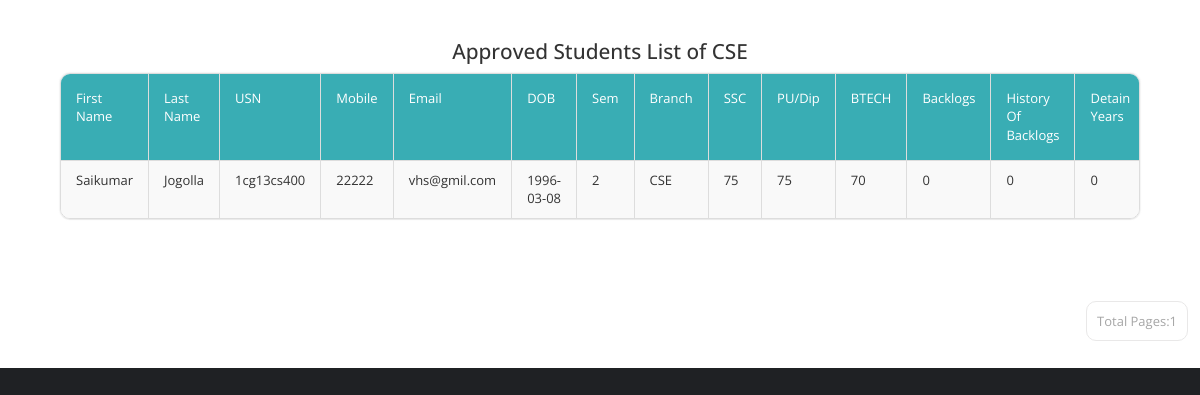
The app's page /PProfile/cse.php (signed in) with its own data.
### tables this page shows
CREATE TABLE IF NOT EXISTS `basicdetails` (
  `Id` int(11) NOT NULL AUTO_INCREMENT,
  `FirstName` varchar(25) NOT NULL,
  `LastName` varchar(25) NOT NULL,
  `USN` varchar(10) NOT NULL,
  `Mobile` bigint(11) NOT NULL,
  `Email` varchar(255) NOT NULL,
  `DOB` date NOT NULL,
  `Sem` int(11) NOT NULL,
  `Branch` varchar(15) NOT NULL,
  `SSLC` float NOT NULL,
  `PU/Dip` float NOT NULL,
  `BE` float NOT NULL,
  `Backlogs` int(11) NOT NULL,
  `HofBacklogs` tinyint(1) NOT NULL,
  `DetainYears` int(11) NOT NULL,
  `Approve` tinyint(1) NOT NULL DEFAULT '0',
  `ApprovalDate` date NOT NULL,
  PRIMARY KEY (`Id`,`USN`),
  UNIQUE KEY `USN` (`USN`,`Mobile`,`Email`)
);

### PProfile/cse.php (the view, shortened to what this page needs)
<!DOCTYPE html>
<html lang="en">
  <head>
    <link href="css/font-awesome.min.css" rel="stylesheet">
    <link href="css/bootstrap.min.css" rel="stylesheet">
    <link href="css/templatemo-style.css" rel="stylesheet">
  </head>
  <body>
  <div class="bg">
  <div class="templatemo-content-container">
 <center><h2>Approved Students List of CSE</h2></center>
          <div class="templatemo-content-widget no-padding">
            <div class="panel panel-default table-responsive">
			<table class="table table-striped table-bordered templatemo-user-table">
                <thead>
                  <tr>
                    <td><a class="white-text templatemo-sort-by">First Name </a></td>
                    <td><a  class="white-text templatemo-sort-by">Last Name </a></td>
                    <td><a  class="white-text templatemo-sort-by">USN </a></td>
                    <td><a  class="white-text templatemo-sort-by">Mobile </a></td>
					   <td><a  class="white-text templatemo-sort-by">Email </a></td>
                       <td><a  class="white-text templatemo-sort-by">DOB</a></td>
   <td><a  class="white-text templatemo-sort-by">Sem </a></td>
   <td><a  class="white-text templatemo-sort-by">Branch </a></td>
   <td><a  class="white-text templatemo-sort-by">SSC </a></td>
   <td><a  class="white-text templatemo-sort-by">PU/Dip </a></td>
			      <td><a  class="white-text templatemo-sort-by">BTECH </a></td>
			      <td><a  class="white-text templatemo-sort-by">Backlogs </a></td>
				     <td><a class="white-text templatemo-sort-by">History Of Backlogs </a></td>
				     <td><a  class="white-text templatemo-sort-by">Detain Years </a></td>
				  </thead>
 <?php
$num_rec_per_page=2;
if (isset($_GET["page"])) { $page  = $_GET["page"]; } else { $page=1; };
$start_from = ($page-1) * $num_rec_per_page;
$sql = "SELECT * FROM basicdetails where Approve='1' and Branch='CSE' LIMIT $start_from, $num_rec_per_page";
$rs_result = mysql_query ($sql);
while ($row = mysql_fetch_assoc($rs_result))
{
            print "<tr>";
print "<td>" . $row['FirstName'] . "</td>";
print "<td>" . $row['LastName'] . "</td>";
print "<td>" . $row['USN'] . "</td>";
print "<td>" . $row['Mobile'] . "</td>";
print "<td>" . $row['Email'] . "</td>";
print "<td>" . $row['DOB'] . "</td>";
print "<td>" . $row['Sem'] . "</td>";
print "<td>" . $row['Branch'] . "</td>";
print "<td>" . $row['SSLC'] . "</td>";
print "<td>" . $row['PU/Dip'] . "</td>";
print "<td>" . $row['BE'] . "</td>";
print "<td>" . $row['Backlogs'] . "</td>";
print "<td>" . $row['HofBacklogs'] . "</td>";
print "<td>" . $row['DetainYears'] . "</td>";
print "</tr>";
}
?>
              </table>
			  </div>
			  </div>
			  </div>
   <div class="pagination-wrap">
   <ul class="pagination">
   <?php
$num_rec_per_page=2;
$sql = "SELECT * FROM basicdetails where Approve='1' and Branch='CSE'";
$rs_result = mysql_query($sql);
$total_records = mysql_num_rows($rs_result);
$totalpage = ceil($total_records / $num_rec_per_page);
$currentpage = (isset($_GET['page']) ? $_GET['page'] : 1);
	 if($currentpage == 0)
	{
	}
	else if( $currentpage >= 1  &&  $currentpage <= $totalpage  )
	{
	 echo "<li><a>Total Pages:".$totalpage."</a></li>";
}
 ?>
</ul>
</div>
</body>
</html>

### PProfile/css/templatemo-style.css (style rules this page uses)
* { font-family: 'Open Sans', sans-serif; }
body { font-size: 13px; }
body, .templatemo-left-nav { background: #1f2124; }
.bg { background: #ffffff }
h1, h2, h3 { margin: 0; }
h2 { font-size: 1.6em; }
ul { list-style-type: none; margin: 0; padding: 0; }
.white-text { color: white; }
.templatemo-content-container { padding: 40px 50px; }
.templatemo-content-widget { border-radius: 10px; padding: 30px; position: relative; margin: 10px; box-shadow: 0px 0px 1px 1px rgba(161, 159, 159, 0.1); }
.templatemo-content-widget.no-padding { padding: 0; }
.panel { border-radius: 10px; }
.pagination-wrap { margin-right: 10px; text-align: right; }
.pagination>li>a { border-color: #E9E8E8; color: #a6a6a6; margin: 2px; padding: 10px; }
.pagination>li>a, .pagination>li:first-child>a, .pagination>li:last-child>a { border-radius: 10px; }
.table { margin-bottom: 0; }
.table>tbody>tr>td { padding: 10px 15px; }
.table>thead>tr>td { padding: 15px; }
.templatemo-user-table thead { background-color: #39ADB4; color: white; }
.panel>.table-responsive:last-child>.table:last-child, .panel>.table:last-child { border-bottom-right-radius: 10px; border-bottom-left-radius: 10px; }
.panel>.table:first-child { border-top-left-radius: 10px; border-top-right-radius: 10px; }

### records on screen
basicdetails: FirstName "Saikumar", LastName "Jogolla", USN "1cg13cs400", Mobile "22222", Email "vhs@gmil.com", DOB "1996-03-08", Sem "2", Branch "CSE", SSLC "75", value "75", BE "70", Backlogs "0", HofBacklogs "0", DetainYears "0"

### other values on screen
$totalpage "1"
